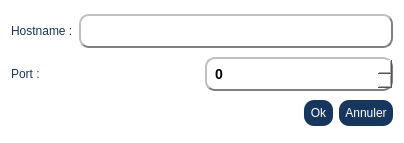
<?xml version="1.0" encoding="UTF-8"?>
<ui version="4.0">
 <class>ChatboxConnectionDialog</class>
 <widget class="QDialog" name="ChatboxConnectionDialog">
  <property name="geometry">
   <rect>
    <x>0</x>
    <y>0</y>
    <width>404</width>
    <height>143</height>
   </rect>
  </property>
  <property name="windowTitle">
   <string>Dialog</string>
  </property>
  <property name="styleSheet">
   <string notr="true">QDialog
{
 
    background-color: white;
   

 }
</string>
  </property>
  <layout class="QVBoxLayout" name="verticalLayout">
   <item>
    <layout class="QHBoxLayout" name="horizontalLayout">
     <item>
      <widget class="QLabel" name="label">
       <property name="styleSheet">
        <string notr="true">QLabel{
	color: rgb(23, 54, 93);
}
QLabel {
	font: 11pt &quot;Adobe Gothic Std B&quot;;
}</string>
       </property>
       <property name="text">
        <string>Hostname :</string>
       </property>
      </widget>
     </item>
     <item>
      <widget class="QLineEdit" name="hostname">
       <property name="styleSheet">
        <string notr="true">QLineEdit
{
 
    background-color: white;
    border-style: outset;
    border-width: 2px;
    border-radius: 10px;
    border-color: gray;
    font: bold 14px;
    min-width: 10 em;
    padding: 6px;

 }
</string>
       </property>
      </widget>
     </item>
    </layout>
   </item>
   <item>
    <layout class="QHBoxLayout" name="horizontalLayout_2">
     <item>
      <widget class="QLabel" name="label_2">
       <property name="styleSheet">
        <string notr="true">QLabel{
	color: rgb(23, 54, 93);
}
QLabel {
	font: 11pt &quot;Adobe Gothic Std B&quot;;
}</string>
       </property>
       <property name="text">
        <string>Port :</string>
       </property>
      </widget>
     </item>
     <item>
      <widget class="QSpinBox" name="port">
       <property name="styleSheet">
        <string notr="true">QSpinBox
{
 
   background-color: white;
    border-style: outset;
    border-width: 2px;
    border-radius: 10px;
    border-color: gray;
    font: bold 14px;
    min-width: 10 em;
    padding: 6px
 }
</string>
       </property>
       <property name="maximum">
        <number>9999</number>
       </property>
      </widget>
     </item>
    </layout>
   </item>
   <item>
    <layout class="QHBoxLayout" name="horizontalLayout_3">
     <item>
      <spacer name="horizontalSpacer">
       <property name="orientation">
        <enum>Qt::Horizontal</enum>
       </property>
       <property name="sizeHint" stdset="0">
        <size>
         <width>98</width>
         <height>20</height>
        </size>
       </property>
      </spacer>
     </item>
     <item>
      <widget class="QPushButton" name="ok">
       <property name="styleSheet">
        <string notr="true">QPushButton {
    color: rgb(255, 255, 255);
  background-color: #FF17365D;
    border-style: outset;
    border-width: 0px;
    border-radius: 10px;
    border-color: beige;
    min-width: 5em;
    padding: 6px;
}
QPushButton:hover {
color: #fff;
    background-color: rgb(43, 163, 255);
    border-style: inset;
}
QPushButton:pressed {
    background-color: rgb(43, 163, 255);
    border-style: inset;
}</string>
       </property>
       <property name="text">
        <string>Ok</string>
       </property>
      </widget>
     </item>
     <item>
      <widget class="QPushButton" name="cancel">
       <property name="styleSheet">
        <string notr="true">QPushButton {
    color: rgb(255, 255, 255);
  background-color: #FF17365D;
    border-style: outset;
    border-width: 0px;
    border-radius: 10px;
    border-color: beige;
    min-width: 5em;
    padding: 6px;
}
QPushButton:hover {
color: #fff;
    background-color: rgb(43, 163, 255);
    border-style: inset;
}
QPushButton:pressed {
    background-color: rgb(43, 163, 255);
    border-style: inset;
}</string>
       </property>
       <property name="text">
        <string>Annuler</string>
       </property>
      </widget>
     </item>
    </layout>
   </item>
  </layout>
 </widget>
 <resources/>
 <connections/>
</ui>
